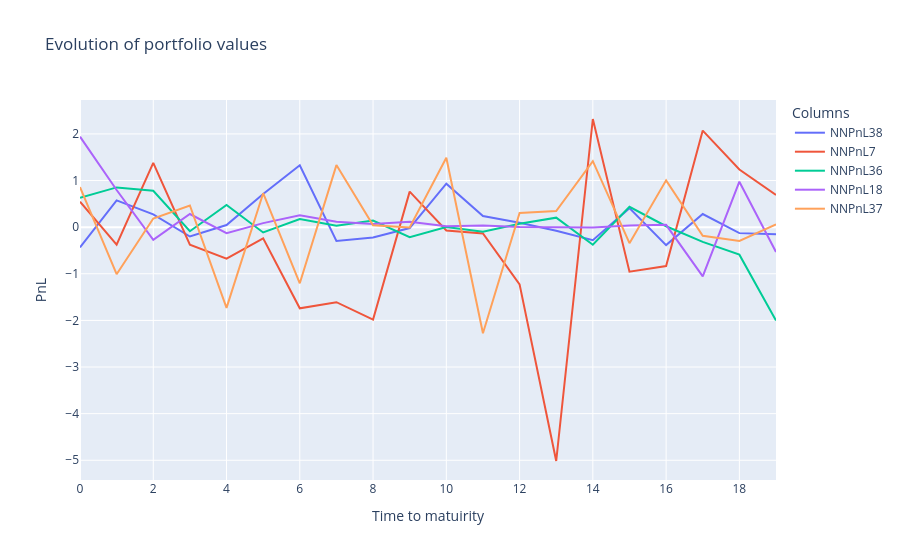

Notebook code cell kept with this figure:
### Code cell
fig = go.Figure()
# Add traces for each column
for column in rewards.columns[values]:
    fig.add_trace(go.Scatter(x=rewards.index, y=rewards[column], mode='lines', name=f"NNPnL{column}"))
    #fig.add_trace(go.Scatter(x=rewards_1.index, y=rewards_1[column], mode='lines', name=f"DeltaPnL{column}"))

# Update layout
fig.update_layout(
    title='Evolution of portfolio values',
    xaxis_title='Time to matuirity',
    yaxis_title='PnL',
    template='plotly',
    legend=dict(title='Columns'),
)

# Show the plot
fig.show()

### Figure 1 — Plotly figure (JSON) as saved in the notebook; plotly's stock layout.template omitted (floating-point values rounded to 4 significant figures)
{"data": [{"mode": "lines", "name": "NNPnL38", "type": "scatter", "x": [0, 1, 2, 3, 4, 5, 6, 7, 8, 9, 10, 11, 12, 13, 14, 15, 16, 17, 18, 19], "y": [-0.436, 0.5744, 0.2736, -0.2004, 0.04591, 0.7106, 1.328, -0.2959, -0.2212, -0.01942, 0.9321, 0.2384, 0.09274, -0.07827, -0.2798, 0.4076, -0.3853, 0.2819, -0.1281, -0.1527]}, {"mode": "lines", "name": "NNPnL7", "type": "scatter", "x": [0, 1, 2, 3, 4, 5, 6, 7, 8, 9, 10, 11, 12, 13, 14, 15, 16, 17, 18, 19], "y": [0.547, -0.3761, 1.377, -0.3753, -0.6737, -0.2412, -1.74, -1.609, -1.984, 0.7626, -0.07265, -0.1341, -1.228, -5.015, 2.32, -0.9558, -0.8336, 2.071, 1.237, 0.6911]}, {"mode": "lines", "name": "NNPnL36", "type": "scatter", "x": [0, 1, 2, 3, 4, 5, 6, 7, 8, 9, 10, 11, 12, 13, 14, 15, 16, 17, 18, 19], "y": [0.6301, 0.8525, 0.7796, -0.08771, 0.4758, -0.114, 0.1724, 0.02968, 0.1412, -0.2148, 0.00505, -0.09966, 0.07422, 0.2037, -0.3767, 0.4376, 0.01973, -0.3155, -0.59, -2.001]}, {"mode": "lines", "name": "NNPnL18", "type": "scatter", "x": [0, 1, 2, 3, 4, 5, 6, 7, 8, 9, 10, 11, 12, 13, 14, 15, 16, 17, 18, 19], "y": [1.941, 0.7962, -0.274, 0.2812, -0.1293, 0.08615, 0.2534, 0.116, 0.06587, 0.1157, 0.01749, 0.03761, 0.002527, 0.003431, -0.006331, 0.03502, 0.04994, -1.055, 0.9745, -0.5324]}, {"mode": "lines", "name": "NNPnL37", "type": "scatter", "x": [0, 1, 2, 3, 4, 5, 6, 7, 8, 9, 10, 11, 12, 13, 14, 15, 16, 17, 18, 19], "y": [0.8589, -1.009, 0.1865, 0.4638, -1.731, 0.7283, -1.204, 1.331, 0.04079, -0.008199, 1.49, -2.276, 0.3062, 0.3447, 1.416, -0.3429, 1.004, -0.1844, -0.2968, 0.05999]}], "layout": {"legend": {"title": {"text": "Columns"}}, "title": {"text": "Evolution of portfolio values"}, "xaxis": {"title": {"text": "Time to matuirity"}}, "yaxis": {"title": {"text": "PnL"}}}}
